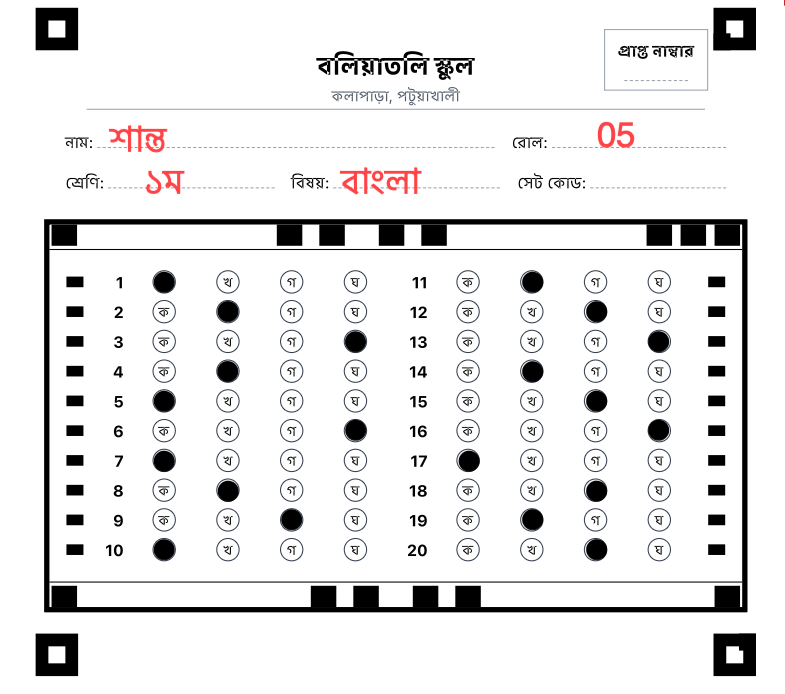
#> input picture mcq.png, 785 x 694 px
$ python measure_v2.py   (older library calls are emulated)
#> lines starting #> are read from the running program, lines starting #| are printed output that depends on the picture; after the words box and inside, x2 and y2 are one past the last pixel; in counts of white or black regions, pixels touching at a corner belong together
#> further down, img is the input picture: shape (694, 785, 3); mean B, G, R 232, 231.8, 232.4
### app/utils/omr_engine.py
"""
OptiMark OMR Engine - Robust OMR processing using OpenCV, NumPy, Imutils.

Implements:
- Four corner marker detection (black squares) for Perspective Transform
- Preprocessing: Grayscale, Gaussian Blur, Canny Edge, Adaptive Thresholding
- Zone segmentation: Roll Number (top-left), Set Code, MCQ Grid (60 questions)
- Pixel Counting / Contour method: bubble marked if highest black pixel density in row
- Supports Bengali set codes: ক, খ, গ, ঘ
- Error handling: "No bubbles detected", "Image too blurry"
"""

import json
import os
import cv2
import numpy as np
from imutils.perspective import four_point_transform
from pathlib import Path
from typing import Optional, Dict, Tuple, List, Union
from dataclasses import dataclass, field


# --- Error codes for robust handling ---
class OMRProcessingError(Exception):
    """Base exception for OMR processing errors."""

    pass


class NoBubblesDetectedError(OMRProcessingError):
    """Raised when no bubbles could be detected in the image."""

    pass


class ImageTooBlurryError(OMRProcessingError):
    """Raised when image is too blurry for reliable processing."""

    pass


@dataclass
class OMRResult:
    """Structured result from OMR processing."""

    roll_number: str = ""
    set_code: str = ""
    answers: List[int] = field(default_factory=list)  # 0-3 for each question
    success: bool = False
    error_message: str = ""


# --- OMR Sheet Layout Constants ---
SHEET_WIDTH = 2480
SHEET_HEIGHT = 3508
MARKER_MIN_AREA_RATIO = 0.0005
MARKER_MAX_AREA_RATIO = 0.015
QUESTIONS_PER_COLUMN = 15
OPTIONS_PER_QUESTION = 4
TOTAL_QUESTIONS = 60

# Bengali set codes (ক=0, খ=1, গ=2, ঘ=3, ঙ=4, চ=5) - maps index to character
BENGALI_SET_CODES = ["ক", "খ", "গ", "ঘ", "ঙ", "চ"]
ENGLISH_SET_CODES = ["A", "B", "C", "D", "E", "F"]

# Blur detection threshold (Laplacian variance) - lower = blurrier
BLUR_THRESHOLD = 20

# 20Q custom template defaults (derived from mcq.png warped baseline: 2480x2289)
_DEFAULT_20Q_Y = [925, 1032, 1143, 1252, 1360, 1465, 1580, 1688, 1792, 1904]
_DEFAULT_20Q_X = [
    [393, 627, 856, 1094],
    [1741, 1975, 2209, 2443],
]
_DEFAULT_20Q_REF_W = 2480
_DEFAULT_20Q_REF_H = 2289
_DEFAULT_20Q_PROFILE = {
    "y_centers_norm": [v / _DEFAULT_20Q_REF_H for v in _DEFAULT_20Q_Y],
    "x_cols_norm": [[v / _DEFAULT_20Q_REF_W for v in col] for col in _DEFAULT_20Q_X],
    "roi_half_w_norm": 20 / _DEFAULT_20Q_REF_W,
    "roi_half_h_norm": 20 / _DEFAULT_20Q_REF_H,
    "mark_threshold": 0.17,
    "ambiguity_second_min": 0.18,
    "ambiguity_gap_max": 0.06,
    "ambiguity_peak_cap": 0.80,
}
_PROFILE_20Q_CACHE: Optional[Dict[str, object]] = None
_PROFILE_20Q_CACHE_KEY: Optional[Tuple[str, Optional[float]]] = None


# [160 lines left out: functions _resolve_20q_profile_path, _validate_20q_profile, _load_20q_profile, _build_20q_runtime_grid, _get_dynamic_zones, not called in this run]

def _order_points(pts: np.ndarray) -> np.ndarray:
    """Order 4 points as top-left, top-right, bottom-right, bottom-left."""
    rect = np.zeros((4, 2), dtype=np.float32)
    s = pts.sum(axis=1)
    rect[0] = pts[np.argmin(s)]
    rect[2] = pts[np.argmax(s)]
    diff = np.diff(pts, axis=1)
    rect[1] = pts[np.argmin(diff)]
    rect[3] = pts[np.argmax(diff)]
    return rect


# [31 lines left out: functions _check_image_blur, _preprocess_image, not called in this run]


def _find_corner_markers(gray: np.ndarray) -> Optional[np.ndarray]:
    """
    Find the four black square corner markers using:
    - Multi-threshold adaptive thresholding
    - Canny Edge Detection
    - Contour detection
    Returns ordered points: top-left, top-right, bottom-right, bottom-left.
    """
    h, w = gray.shape
    total_area = h * w

    # Try multiple thresholds for robustness
    for t_val in [3, 7, 11, 15]:
        thresh = cv2.adaptiveThreshold(
            gray, 255, cv2.ADAPTIVE_THRESH_GAUSSIAN_C, cv2.THRESH_BINARY_INV, 21, t_val
        )
        edges = cv2.Canny(gray, 50, 150)
        combined = cv2.bitwise_or(thresh, edges)
        kernel = np.ones((3, 3), np.uint8)
        combined = cv2.morphologyEx(combined, cv2.MORPH_CLOSE, kernel)

        contours, _ = cv2.findContours(combined, cv2.RETR_EXTERNAL, cv2.CHAIN_APPROX_SIMPLE)
        candidates = []

        for cnt in contours:
            area = cv2.contourArea(cnt)
            if MARKER_MIN_AREA_RATIO * total_area < area < MARKER_MAX_AREA_RATIO * total_area:
                peri = cv2.arcLength(cnt, True)
                approx = cv2.approxPolyDP(cnt, 0.02 * peri, True)
                if len(approx) == 4:
                    x, y, w_rect, h_rect = cv2.boundingRect(approx)
                    aspect = max(w_rect, h_rect) / (min(w_rect, h_rect) + 1e-6)
                    if 0.4 < aspect < 2.5:
                        candidates.append((area, approx))

        candidates.sort(key=lambda x: x[0], reverse=True)
        centers = []
        for c in candidates:
            approx = c[1]
            pts_2d = approx.reshape(-1, 2)
            center = pts_2d.mean(axis=0)
            is_duplicate = False
            for existing in centers:
                if np.linalg.norm(center - existing) < 50:
                    is_duplicate = True
                    break
            if not is_duplicate:
                centers.append(center)
                if len(centers) == 10: break

        if len(centers) >= 4:
            import itertools
            max_quad_area = 0
            best_quad = None
            for quad_indices in itertools.combinations(range(len(centers)), 4):
                quad_pts = np.array([centers[i] for i in quad_indices], dtype=np.float32)
                ordered = _order_points(quad_pts)
                x, y = ordered[:, 0], ordered[:, 1]
                area = 0.5 * np.abs(np.dot(x, np.roll(y, 1)) - np.dot(y, np.roll(x, 1)))
                if area > max_quad_area:
                    max_quad_area = area
                    best_quad = ordered

            if best_quad is not None and max_quad_area > 0.40 * total_area:
                return best_quad.astype(np.float32)
#> this loop made 1 pass
#> pass 1, in _find_corner_markers, `thresh = cv2.adaptiveThreshold( gray, 255, cv2.ADAPTIVE_THRESH_GAUSSIA..`:
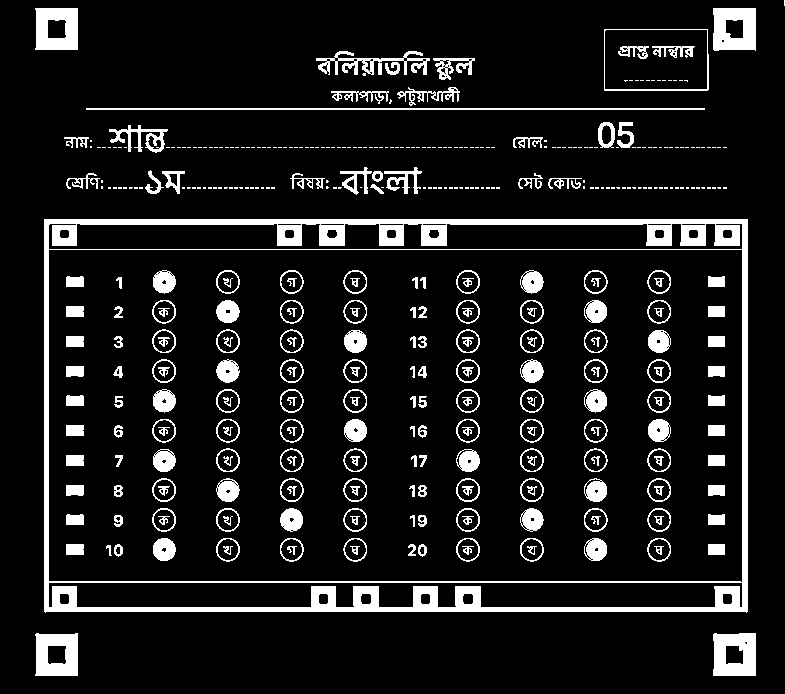
#> thresh: shape (694, 785); 10.8% white; 411 white regions (191 under 20 px), largest, box (x1, y1, x2, y2) and area: (44, 219, 748, 613) 20150, (713, 633, 756, 676) 1521, (713, 8, 756, 51) 1510
#> pass 1, in _find_corner_markers, `edges = cv2.Canny(gray, 50, 150)`:
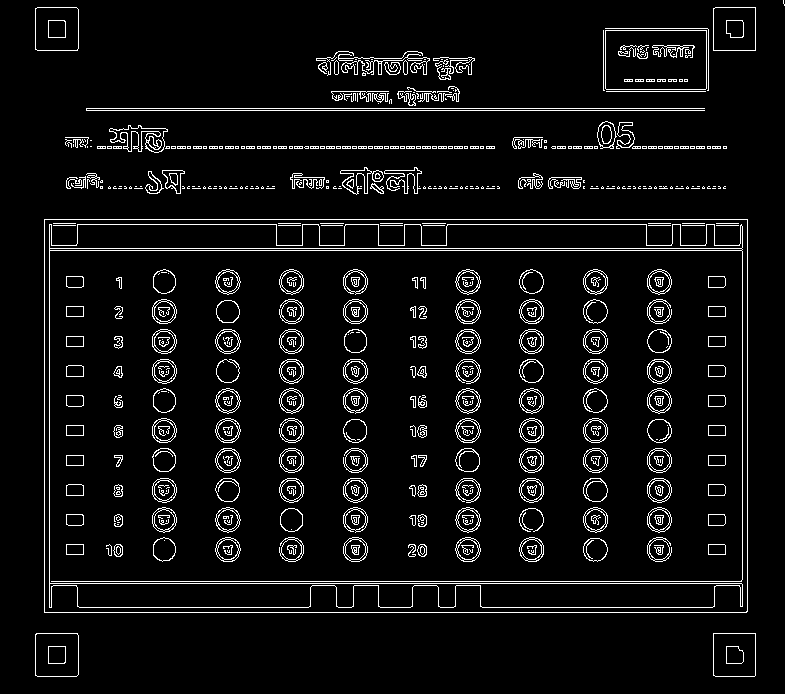
#> edges: shape (694, 785); 5.9% white in thin lines or dots
#> pass 1, in _find_corner_markers, `combined = cv2.morphologyEx(combined, cv2.MORPH_CLOSE, kernel)`:
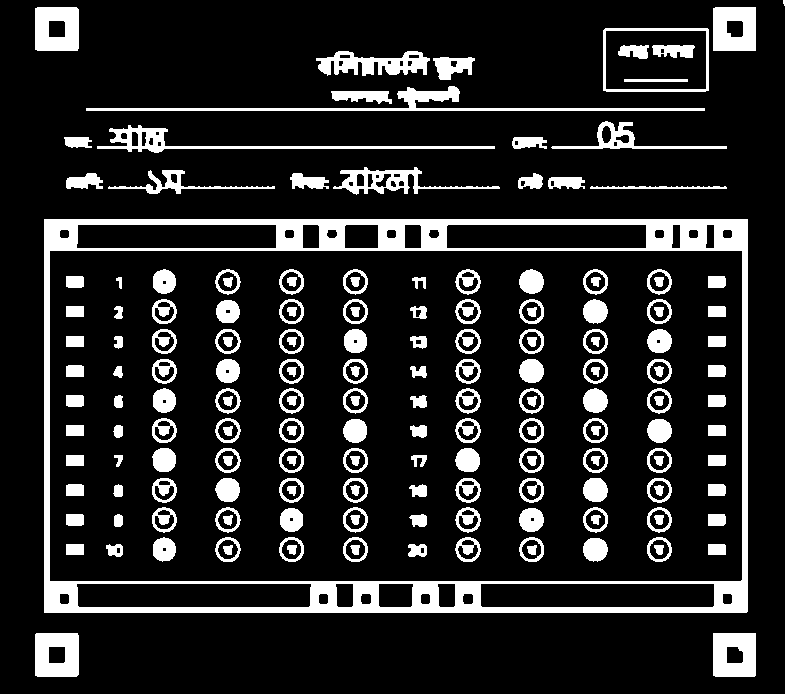
#> combined: shape (694, 785); 14.8% white; 189 white regions (1 under 20 px), largest, box (x1, y1, x2, y2) and area: (44, 219, 748, 613) 24785, (86, 86, 705, 111) 2581, (97, 125, 495, 153) 1962
#> `markers = _find_corner_markers(gray)`: markers = [[56.25, 29], [734, 28.75], [733.8, 654.2], [56, 654.2]]

    # Local Corner Search Fallback: If global search fails, look specifically at image corners
    print("DEBUG: Global marker search failed, trying local corner search...")
    corners = []
    # top-left, top-right, bottom-right, bottom-left
    corner_regions = [
        (0, 0, w//3, h//3),
        (2*w//3, 0, w//3, h//3),
        (2*w//3, 2*h//3, w//3, h//3),
        (0, 2*h//3, w//3, h//3)
    ]

    found_points = []
    for (cx, cy, cw, ch) in corner_regions:
        roi = gray[cy:cy+ch, cx:cx+cw]
        best_local_area = 0
        best_local_pt = None

        for t_val in [3, 7, 11, 15]:
            thresh = cv2.adaptiveThreshold(roi, 255, cv2.ADAPTIVE_THRESH_GAUSSIAN_C, cv2.THRESH_BINARY_INV, 21, t_val)
            cnts, _ = cv2.findContours(thresh, cv2.RETR_EXTERNAL, cv2.CHAIN_APPROX_SIMPLE)
            for cnt in cnts:
                area = cv2.contourArea(cnt)
                if (cw*ch)*0.005 < area < (cw*ch)*0.15:
                    peri = cv2.arcLength(cnt, True)
                    approx = cv2.approxPolyDP(cnt, 0.02 * peri, True)
                    if len(approx) == 4:
                        pts = approx.reshape(-1, 2)
                        center = pts.mean(axis=0)
                        if area > best_local_area:
                            best_local_area = area
                            best_local_pt = center + [cx, cy]
            if best_local_pt is not None: break

        if best_local_pt is not None:
            found_points.append(best_local_pt)

    if len(found_points) == 4:
        print("DEBUG: Local corner search SUCCEEDED!")
        return _order_points(np.array(found_points, dtype=np.float32))

    return None

def _warp_perspective(img: np.ndarray, src_pts: np.ndarray, target_width: int = SHEET_WIDTH) -> np.ndarray:
    """Apply perspective transform for top-down view using imutils."""
#> called with src_pts = array of shape (4, 2), target_width = 2480
    # src_pts are top-left, top-right, bottom-right, bottom-left
    tl, tr, br, bl = src_pts
#> tl = [56.25, 29]; tr = [734, 28.75]; br = [733.8, 654.2]; bl = [56, 654.2]

    # Calculate widths and heights
    width_top = np.linalg.norm(tr - tl)
#> width_top = 677.8
    width_bottom = np.linalg.norm(br - bl)
#> width_bottom = 677.8
    max_width_px = max(int(width_top), int(width_bottom))
#> max_width_px = 677

    height_left = np.linalg.norm(tl - bl)
#> height_left = 625.3
    height_right = np.linalg.norm(tr - br)
#> height_right = 625.5
    max_height_px = max(int(height_left), int(height_right))
#> max_height_px = 625

    if max_width_px == 0:
        return img

    aspect_ratio = max_height_px / max_width_px
#> aspect_ratio = 0.923
    target_height = int(target_width * aspect_ratio)
#> target_height = 2289

    dst_pts = np.array([
        [0, 0],
        [target_width - 1, 0],
        [target_width - 1, target_height - 1],
        [0, target_height - 1]
    ], dtype=np.float32)
#> dst_pts = [[0, 0], [2479, 0], [2479, 2288], [0, 2288]]

    M = cv2.getPerspectiveTransform(src_pts, dst_pts)
#> M = [[3.66, 0.00146, -205.9], [0.00135, 3.66, -106.2], [5.9e-07, 4.72e-10, 1]]
    warped = cv2.warpPerspective(img, M, (target_width, target_height))
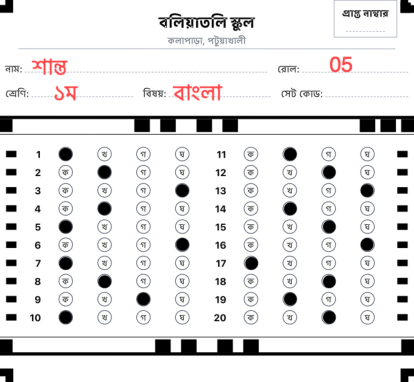
#> warped: shape (2289, 2480, 3) (shown at 1/6 size); mean B, G, R 231.1, 230.8, 231.6
    return warped


# [417 lines left out: functions _get_bubble_density, _detect_marked_option_by_density, _read_roll_number, _extract_roll_fallback, _extract_roll_fallback, _extract_setcode_fallback and 2 more, not called in this run]
class OMRProcessor:
    """
    OMR processing class - encapsulates all OMR logic.
    """

    # [274 lines left out: functions __init__, process, process_omr_image, grade_omr_result, not called in this run]

### measure_v2.py
import cv2
import numpy as np
from app.utils.omr_engine import _find_corner_markers, _warp_perspective

img = cv2.imread("mcq.png")
gray = cv2.cvtColor(img, cv2.COLOR_BGR2GRAY)
markers = _find_corner_markers(gray)
warped = _warp_perspective(img, markers)
gray_w = cv2.cvtColor(warped, cv2.COLOR_BGR2GRAY)
_, binary = cv2.threshold(gray_w, 180, 255, cv2.THRESH_BINARY_INV)
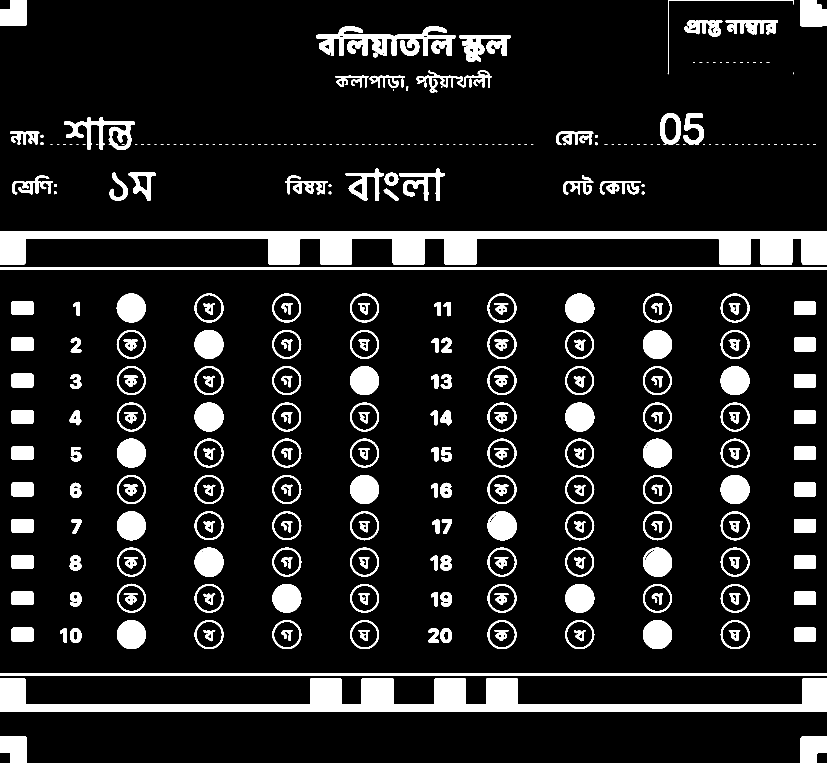
#> binary: shape (2289, 2480) (shown at 1/3 size); 11.3% white; 353 white regions (114 under 20 px), largest, box (x1, y1, x2, y2) and area: (0, 693, 2480, 794) 111042, (0, 2035, 2480, 2134) 93519, (0, 2019, 2480, 2026) 17360

# Row 11 (y=925)
cy = 925
# Left column peaks
roi_l = binary[cy-20:cy+20, 200:1200]
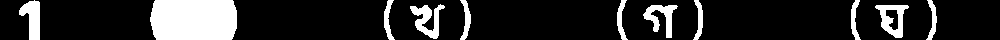
#> roi_l: shape (40, 1000); 16.7% white; 11 white regions, largest, box (x1, y1, x2, y2) and area: (150, 0, 237, 40) 3334, (410, 4, 445, 39) 562, (875, 5, 909, 38) 542
sums_l = np.sum(roi_l, axis=0)
#> sums_l = 1000 values, max 10200 at index 34, min 0 at index 0, mean 1708.2
peaks_l = []
for i in range(1, len(sums_l)-1):
    if sums_l[i] > sums_l[i-1] and sums_l[i] > sums_l[i+1] and sums_l[i] > 1000:
        peaks_l.append(200 + i)
#> after the loop, peaks_l = [234, 588, 617, 640, 665, 821, 854, 861, 898, 1055, 1085, 1088, 1132]
filtered_l = []
for p in peaks_l:
    if not filtered_l or p - filtered_l[-1] > 50: filtered_l.append(p)
#> this loop made 13 passes
#> p on passes 1 to 8: 234, 588, 617, 640, 665, 821, 854, 861
#> after the loop, filtered_l = [234, 588, 640, 821, 898, 1055, 1132]

# Right column peaks
roi_r = binary[cy-20:cy+20, 1500:2480]
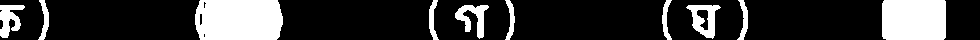
#> roi_r: shape (40, 980); 21.6% white; 10 white regions, largest, box (x1, y1, x2, y2) and area: (195, 0, 283, 40) 3325, (882, 0, 946, 40) 2546, (686, 5, 721, 39) 583
sums_r = np.sum(roi_r, axis=0)
#> sums_r = 980 values, max 10200 at index 202, min 0 at index 25, mean 2205.8
peaks_r = []
for i in range(1, len(sums_r)-1):
    if sums_r[i] > sums_r[i-1] and sums_r[i] > sums_r[i+1] and sums_r[i] > 1000:
        peaks_r.append(1500 + i)
#> after the loop, peaks_r = [1512, 1515, 1544, 1699, 1933, 1962, 1972, 2010, 2166, 2196, 2202, 2243]
filtered_r = []
for p in peaks_r:
    if not filtered_r or p - filtered_r[-1] > 50: filtered_r.append(p)
#> this loop made 12 passes
#> p on passes 1 to 8: 1512, 1515, 1544, 1699, 1933, 1962, 1972, 2010
#> after the loop, filtered_r = [1512, 1699, 1933, 2010, 2166, 2243]

print("Left peaks:", filtered_l)
#| Left peaks: [234, 588, 640, 821, 898, 1055, 1132]
print("Right peaks:", filtered_r)
#| Right peaks: [1512, 1699, 1933, 2010, 2166, 2243]
